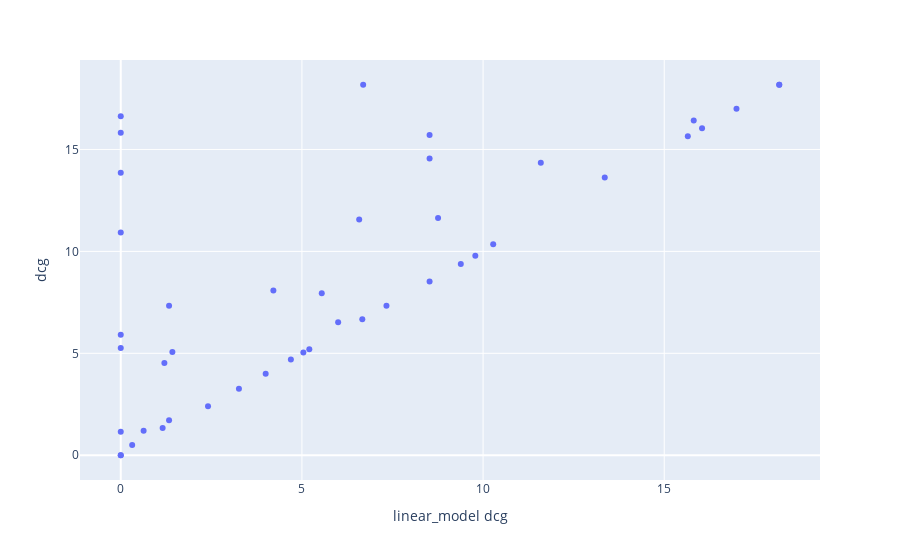

The notebook cell this image was saved under:
### Code cell
px.scatter(
    df_metrics_merged,
    x="linear_model dcg",
    y="dcg",
    hover_data=df_metrics_merged.columns,
)

### Figure 1 — Plotly figure (JSON) as saved in the notebook; plotly's stock layout.template omitted (floating-point values rounded to 4 significant figures; data arrays with more than 128 entries replaced by an {"elided": "..."} marker saying what was removed)
{"data": [{"customdata": {"elided": "44x12 mixed values"}, "hovertemplate": "linear_model dcg=%{x}<br>dcg=%{y}<br>query=%{customdata[0]}<br>linear_model ndcg=%{customdata[1]}<br>linear_model prec@10=%{customdata[2]}<br>linear_model ratio_of_ratings=%{customdata[3]}<br>random_forest dcg=%{customdata[4]}<br>random_forest ndcg=%{customdata[5]}<br>random_forest prec@10=%{customdata[6]}<br>random_forest ratio_of_ratings=%{customdata[7]}<br>dcg_dense=%{customdata[8]}<br>ndcg=%{customdata[9]}<br>prec@10=%{customdata[10]}<br>ratio_of_ratings=%{customdata[11]}<extra></extra>", "legendgroup": "", "marker": {"color": "#636efa", "symbol": "circle"}, "mode": "markers", "name": "", "orientation": "v", "showlegend": false, "type": "scatter", "x": [15.65, 8.524, 6, 0.6309, 9.786, 1.333, 18.17, 5.547, 13.36, 6.581, 0, 0, 16.04, 1.156, 5.204, 1.333, 4.212, 0, 5.04, 18.17, 16.99, 6.667, 8.524, 0, 15.81, 8.524, 2.409, 7.333, 0, 1.425, 1.204, 0, 4.695, 0, 3.262, 4, 6.69, 9.385, 0, 0.3155, 10.28, 8.758, 11.59, 0], "xaxis": "x", "y": [15.65, 14.55, 6.524, 1.204, 9.786, 7.333, 18.17, 7.949, 13.62, 11.57, 13.86, 5.914, 16.04, 1.333, 5.204, 1.723, 8.083, 1.156, 5.04, 18.17, 16.99, 6.667, 8.524, 5.262, 16.42, 15.71, 2.409, 7.333, 0, 5.061, 4.524, 0, 4.695, 10.92, 3.262, 4, 18.17, 9.385, 16.63, 0.5, 10.34, 11.64, 14.34, 15.81], "yaxis": "y"}], "layout": {"autosize": true, "legend": {"tracegroupgap": 0}, "margin": {"t": 60}, "xaxis": {"anchor": "y", "autorange": true, "domain": [0, 1], "range": [-1.101, 19.28], "title": {"text": "linear_model dcg"}, "type": "linear"}, "yaxis": {"anchor": "x", "autorange": true, "domain": [0, 1], "range": [-1.407, 19.58], "title": {"text": "dcg"}, "type": "linear"}}}
